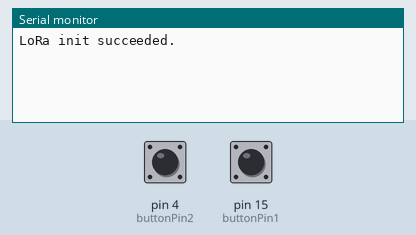
Bench run of a sketch on a simulated Arduino Uno, built with avr-gcc and run on an emulated ATmega328P. On the bench: the last lines printed to the serial monitor. The test bench sets the inputs (shaded band); at power-on: pin 4 (buttonPin2) HIGH, pin 15 (buttonPin1) HIGH. No radio packets arrive unless stated.

Above: at 1.2 s.
1.3 s: pin 4 (buttonPin2) pulled LOW for 0.15 s
At 1.9 s:
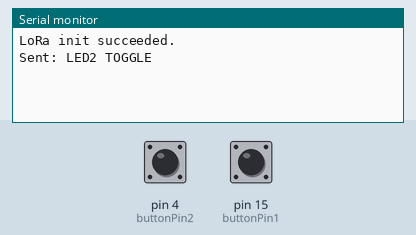
2.9 s: pin 15 (buttonPin1) pulled LOW for 0.15 s
At 4.3 s:
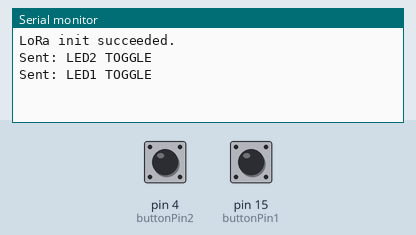

The sketch:

sender.ino
```cpp
#include <SPI.h>
#include <LoRa.h>

#define SS    5    // Chân NSS (CS) của module LoRa
#define RST   14   // Chân RESET của module LoRa
#define DIO0  26   // Chân DIO0 của module LoRa

// Định nghĩa chân cho 2 nút
const int buttonPin1 = 15;  // Nút 1: dùng để gửi lệnh "LED1 TOGGLE"
const int buttonPin2 = 4;   // Nút 2: dùng để gửi lệnh "LED2 TOGGLE"

// Biến lưu trạng thái nút để debounce
bool lastButtonState1 = HIGH;
bool lastButtonState2 = HIGH;

void setup() {
  Serial.begin(115200);
  pinMode(buttonPin1, INPUT_PULLUP);  // Nút dùng nội bộ pull-up
  pinMode(buttonPin2, INPUT_PULLUP);

  // Cấu hình module LoRa
  LoRa.setPins(SS, RST, DIO0);
  if (!LoRa.begin(433E6)) {  // Sử dụng tần số 433MHz
    Serial.println("LoRa init failed. Check your connections.");
    while (true);
  }
  Serial.println("LoRa init succeeded.");
}

void loop() {
  bool currentButtonState1 = digitalRead(buttonPin1);
  bool currentButtonState2 = digitalRead(buttonPin2);

  // Nếu nút 1 chuyển từ HIGH (không nhấn) sang LOW (nhấn)
  if (lastButtonState1 == HIGH && currentButtonState1 == LOW) {
    LoRa.beginPacket();
    LoRa.print("LED1 TOGGLE");
    LoRa.endPacket();
    Serial.println("Sent: LED1 TOGGLE");
    delay(50); // Debounce đơn giản
  }

  // Nếu nút 2 chuyển từ HIGH sang LOW
  if (lastButtonState2 == HIGH && currentButtonState2 == LOW) {
    LoRa.beginPacket();
    LoRa.print("LED2 TOGGLE");
    LoRa.endPacket();
    Serial.println("Sent: LED2 TOGGLE");
    delay(50);
  }

  lastButtonState1 = currentButtonState1;
  lastButtonState2 = currentButtonState2;
}
```

Measured:
- after the input at 1.3 s, the serial monitor: prints a new line after 0.06 s (image 1)
- after the input at 2.9 s, the serial monitor: prints a new line after 0.06 s (image 2)
